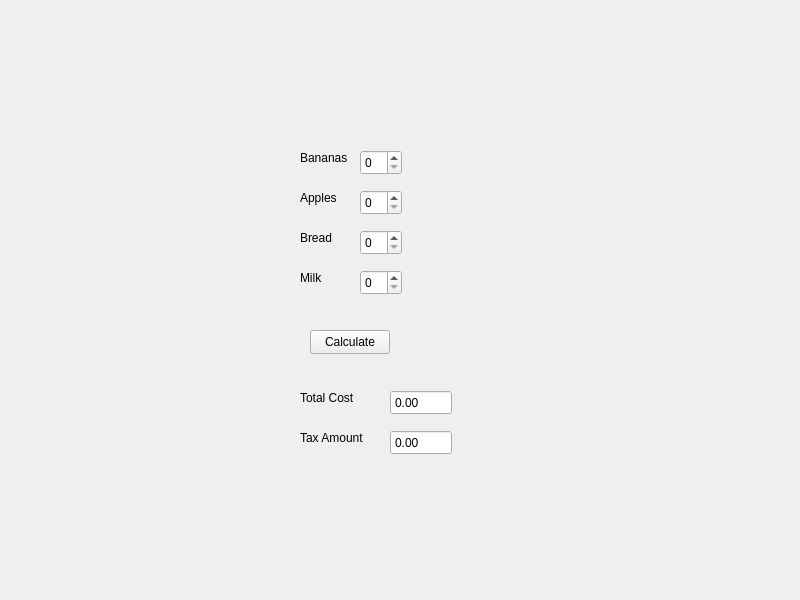
<?xml version="1.0" encoding="UTF-8"?>
<ui version="4.0">
 <class>Widget</class>
 <widget class="QWidget" name="Widget">
  <property name="geometry">
   <rect>
    <x>0</x>
    <y>0</y>
    <width>800</width>
    <height>600</height>
   </rect>
  </property>
  <property name="windowTitle">
   <string>Widget</string>
  </property>
  <widget class="QLabel" name="bananaLabel">
   <property name="geometry">
    <rect>
     <x>300</x>
     <y>150</y>
     <width>49</width>
     <height>16</height>
    </rect>
   </property>
   <property name="text">
    <string>Bananas</string>
   </property>
  </widget>
  <widget class="QSpinBox" name="bananaCount">
   <property name="geometry">
    <rect>
     <x>360</x>
     <y>150</y>
     <width>42</width>
     <height>25</height>
    </rect>
   </property>
  </widget>
  <widget class="QPushButton" name="calculate">
   <property name="geometry">
    <rect>
     <x>310</x>
     <y>330</y>
     <width>80</width>
     <height>24</height>
    </rect>
   </property>
   <property name="text">
    <string>Calculate</string>
   </property>
  </widget>
  <widget class="QLabel" name="appleLabel">
   <property name="geometry">
    <rect>
     <x>300</x>
     <y>190</y>
     <width>49</width>
     <height>16</height>
    </rect>
   </property>
   <property name="text">
    <string>Apples</string>
   </property>
  </widget>
  <widget class="QSpinBox" name="appleCount">
   <property name="geometry">
    <rect>
     <x>360</x>
     <y>190</y>
     <width>42</width>
     <height>25</height>
    </rect>
   </property>
  </widget>
  <widget class="QLabel" name="breadLabel">
   <property name="geometry">
    <rect>
     <x>300</x>
     <y>230</y>
     <width>49</width>
     <height>16</height>
    </rect>
   </property>
   <property name="text">
    <string>Bread</string>
   </property>
  </widget>
  <widget class="QSpinBox" name="breadCount">
   <property name="geometry">
    <rect>
     <x>360</x>
     <y>230</y>
     <width>42</width>
     <height>25</height>
    </rect>
   </property>
  </widget>
  <widget class="QLabel" name="milkLabel">
   <property name="geometry">
    <rect>
     <x>300</x>
     <y>270</y>
     <width>49</width>
     <height>16</height>
    </rect>
   </property>
   <property name="text">
    <string>Milk</string>
   </property>
  </widget>
  <widget class="QSpinBox" name="milkCount">
   <property name="geometry">
    <rect>
     <x>360</x>
     <y>270</y>
     <width>42</width>
     <height>25</height>
    </rect>
   </property>
  </widget>
  <widget class="QLabel" name="totalCostLabel">
   <property name="geometry">
    <rect>
     <x>300</x>
     <y>390</y>
     <width>61</width>
     <height>16</height>
    </rect>
   </property>
   <property name="text">
    <string>Total Cost</string>
   </property>
  </widget>
  <widget class="QLabel" name="taxAmountLabel">
   <property name="geometry">
    <rect>
     <x>300</x>
     <y>430</y>
     <width>71</width>
     <height>16</height>
    </rect>
   </property>
   <property name="text">
    <string>Tax Amount</string>
   </property>
  </widget>
  <widget class="QDoubleSpinBox" name="totalCost">
   <property name="geometry">
    <rect>
     <x>390</x>
     <y>390</y>
     <width>62</width>
     <height>25</height>
    </rect>
   </property>
   <property name="readOnly">
    <bool>true</bool>
   </property>
   <property name="buttonSymbols">
    <enum>QAbstractSpinBox::NoButtons</enum>
   </property>
   <property name="maximum">
    <double>999999.989999999990687</double>
   </property>
  </widget>
  <widget class="QDoubleSpinBox" name="taxAmount">
   <property name="geometry">
    <rect>
     <x>390</x>
     <y>430</y>
     <width>62</width>
     <height>25</height>
    </rect>
   </property>
   <property name="readOnly">
    <bool>true</bool>
   </property>
   <property name="buttonSymbols">
    <enum>QAbstractSpinBox::NoButtons</enum>
   </property>
   <property name="maximum">
    <double>999999.989999999990687</double>
   </property>
  </widget>
 </widget>
 <resources/>
 <connections/>
</ui>
